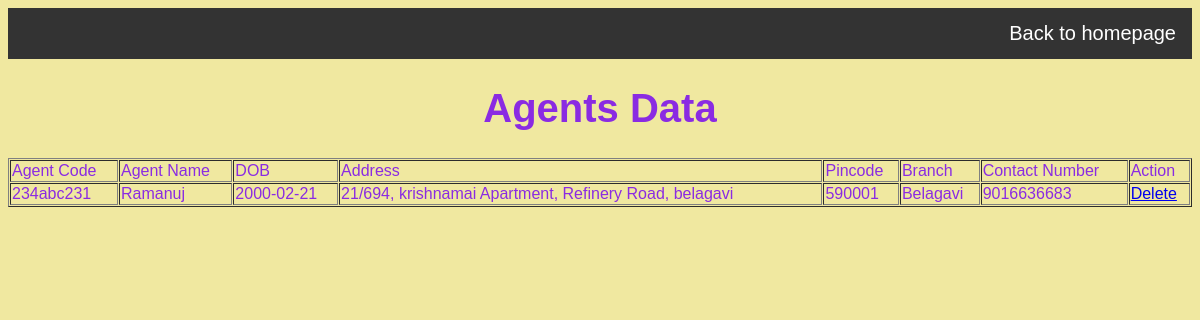
Screenshot of /agent/modified1.php with the database file from the repository.
### tables this page shows
CREATE TABLE `agent` (
  `Agent_code` varchar(10) NOT NULL,
  `Agent_name` varchar(150) NOT NULL,
  `DOB` date NOT NULL,
  `Address` varchar(80) NOT NULL,
  `Pincode` int(6) NOT NULL,
  `Branch` varchar(50) NOT NULL,
  `Contact_Num` bigint(10) NOT NULL
);

### agent/modified1.php (the view)
<?php
include "../connection.php";
$sql = "select * from agent";
$result = mysqli_query($conn,$sql);
?>
<html>
    <body>
		<link href = "registration.css" type = "text/css" rel = "stylesheet" />
	    <link href = "../style.css" type = "text/css" rel = "stylesheet" />
		<ul>
			<li style="float:right;"><a href="../index.php"> Back to homepage</a></li>
		</ul>
		<h1><center>Agents Data</center></h1>
		<table width = "100%" border = "1" cellspacing = "1" cellpadding = "1">
            <tr>
                <td>Agent Code</td>
                <td>Agent Name</td>
                <td>DOB</td>
                <td>Address</td>
                <td>Pincode</td>
                <td>Branch</td>
				<td>Contact Number</td>
                <td colspan = "2">Action</td>
            </tr>
	<?php
		while($row = mysqli_fetch_object($result)){
	?>
			<tr>
				<td>
					<?php echo $row->Agent_code;?>
				</td>
				<td>
					<?php echo $row->Agent_name;?>
				</td>
				<td>
					<?php echo $row->DOB;?>
				</td>
				<td>
					<?php echo $row->Address;?>
				</td>
				<td>
					<?php echo $row->Pincode;?>
				</td>
				<td>
					<?php echo $row->Branch;?>
				</td>
				<td>
					<?php echo $row->Contact_Num;?>
				</td>
				<td> <a href="delete.php?id=<?php echo $row->Agent_code;?>" onclick="return confirm('Are You Sure')">Delete
				</a>
				</td>
			</tr>
		<?php } ?>
        </table>
    </body>
</html>

### agent/registration.css (style rules this page uses)
body { color: #8A2BE2; font-size: 20px; font-family: Verdana, Arial, Helvetica, monospace; background-color: #F0E8A0; }

### style.css (style rules this page uses)
ul { list-style-type: none; margin: 0; padding: 0; overflow: hidden; background-color: #333; }
li { float: left; border-right:1px solid #bbb; }
li:last-child { border-right: none; }
li a { display: block; color: white; text-align: center; padding: 14px 16px; text-decoration: none; }

### rows the page displays
agent: Agent_code "234abc231", Agent_name "Ramanuj", DOB "2000-02-21", Address "21/694, krishnamai Apartment, Refinery Road, belagavi", Pincode "590001", Branch "Belagavi", Contact_Num "9016636683"
